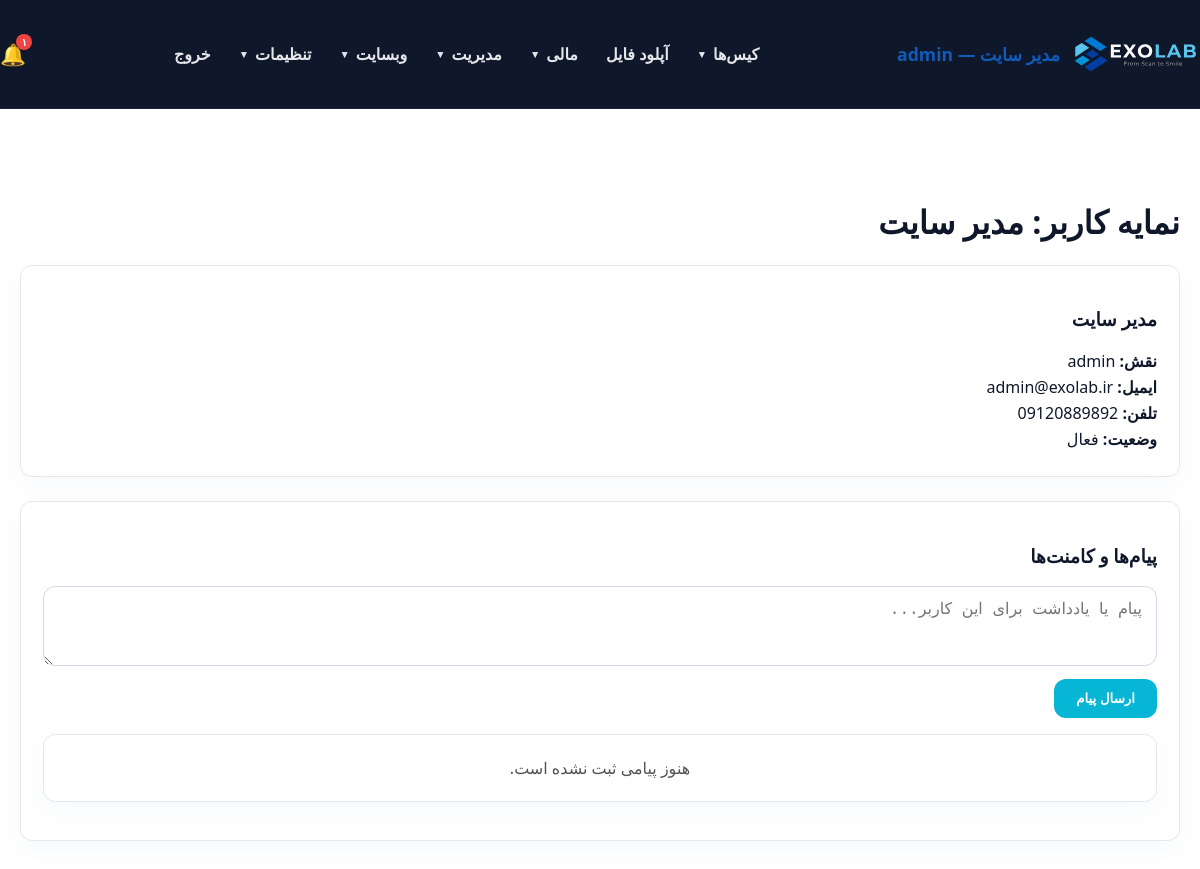
Screenshot of /panel/user_view.php?id=1 (signed in) with the database file from the repository.
### tables this page shows
CREATE TABLE `users` (
  `id` int(11) NOT NULL AUTO_INCREMENT,
  `username` varchar(100) NOT NULL,
  `password_hash` varchar(255) NOT NULL,
  `full_name` varchar(255) NOT NULL,
  `email` varchar(255) DEFAULT NULL,
  `phone` varchar(20) DEFAULT NULL,
  `role` enum('admin','doctor','staff','secretary','designer','technician','operator','powder','courier','finance','outsource_lab','customer_lab','partner_lab','clinic','branch_admin') NOT NULL DEFAULT 'staff',
  `branch_id` int(11) DEFAULT NULL,
  `clinic_id` int(11) DEFAULT NULL,
  `lab_id` int(11) DEFAULT NULL,
  `is_designer` tinyint(1) NOT NULL DEFAULT 0,
  `is_default_designer` tinyint(1) NOT NULL DEFAULT 0,
  `active` tinyint(1) DEFAULT 1,
  `last_login` datetime DEFAULT NULL,
  `created_at` datetime DEFAULT current_timestamp(),
  `updated_at` datetime DEFAULT current_timestamp() ON UPDATE current_timestamp(),
  `notes` text DEFAULT NULL,
  PRIMARY KEY (`id`),
  UNIQUE KEY `username` (`username`),
  KEY `idx_users_clinic_id` (`clinic_id`),
  KEY `idx_users_is_designer` (`is_designer`),
  CONSTRAINT `fk_users_clinic` FOREIGN KEY (`clinic_id`) REFERENCES `users` (`id`) ON DELETE SET NULL ON UPDATE CASCADE
);

### panel/db.php (called while the page is built, shortened)
<?php
function db() {
    static $pdo = null;
    if ($pdo === null) {
        $pdo = Connection::getInstance();
    }
    return $pdo;
}
function getUnreadNotificationCount(int $userId): int {
    $stmt = db()->prepare('SELECT COUNT(*) FROM notifications WHERE user_id = ? AND is_read = 0');
    $stmt->execute([$userId]);
    return (int) $stmt->fetchColumn();
}

### includes/helpers.php (called while the page is built, shortened)
<?php
function toPersianDigits($input) {
    $numbers = ['0','1','2','3','4','5','6','7','8','9'];
    $persian = ['۰','۱','۲','۳','۴','۵','۶','۷','۸','۹'];
    return str_replace($numbers, $persian, $input);
}

### panel/user_view.php (the view, shortened to what this page needs)
<?php
require_once __DIR__ . '/auth.php';
require_login();
$user = current_user();
$userId = !empty($_GET['id']) ? (int) $_GET['id'] : 0;
$stmt = db()->prepare('SELECT * FROM users WHERE id = ? LIMIT 1');
$stmt->execute([$userId]);
$targetUser = $stmt->fetch();
$showSensitiveContact = has_role('admin') || in_array($user['role'] ?? '', ['clinic', 'staff', 'secretary', 'technician'], true) || (has_role('doctor') && (int) $targetUser['id'] === (int) $user['id']);
panel_layout_start('نمایه کاربر: ' . $targetUser['full_name']);
?>
<div class="form-card" style="margin-bottom:24px;">
    <h3><?= htmlspecialchars($targetUser['full_name']) ?></h3>
    <p style="margin:4px 0;"><strong>نقش:</strong> <?= htmlspecialchars($targetUser['role'] ?? '—') ?></p>
    <?php if ($showSensitiveContact): ?>
        <p style="margin:4px 0;"><strong>ایمیل:</strong> <?= htmlspecialchars($targetUser['email'] ?? '—') ?></p>
        <p style="margin:4px 0;"><strong>تلفن:</strong> <?= htmlspecialchars($targetUser['phone'] ?? '—') ?></p>
    <?php else: ?>
        <p style="margin:4px 0;"><strong>ایمیل:</strong> —</p>
        <p style="margin:4px 0;"><strong>تلفن:</strong> —</p>
    <?php endif; ?>
    <p style="margin:4px 0;"><strong>وضعیت:</strong> <?= $targetUser['active'] ? 'فعال' : 'غیرفعال' ?></p>
</div>
<div class="form-card">
    <h3>پیام‌ها و کامنت‌ها</h3>
    <form method="post" action="save_comment.php" style="margin-bottom:16px;">
        <textarea name="message" rows="3" placeholder="پیام یا یادداشت برای این کاربر..." required style="width:100%;"></textarea>
        <button type="submit" class="btn" style="margin-top:8px; background:#06B6D4; color:#fff;">ارسال پیام</button>
    </form>
    <?php $userComments = getEntityComments('user', $targetUser['id']); ?>
    <?php if (!empty($userComments)): ?>
        <div style="display:flex; flex-direction:column; gap:10px;">
            <?php foreach ($userComments as $comment): ?>
                <div style="background:#f9fafb; border:1px solid #e5e7eb; border-radius:8px; padding:10px 12px;">
                    <div style="display:flex; justify-content:space-between; align-items:center; gap:8px; margin-bottom:6px; flex-wrap:wrap;">
                        <strong><?= htmlspecialchars($comment['user_name'] ?? 'کاربر') ?></strong>
                        <span style="font-size:0.8rem; color:#6b7280;"><?= toJalaliDateFormatted($comment['created_at']) ?></span>
                    </div>
                    <div style="white-space:pre-wrap; line-height:1.8;"><?= htmlspecialchars($comment['message']) ?></div>
                    <?php if ((int) $comment['user_id'] === (int) $user['id'] || has_role('admin')): ?>
                        <form method="post" action="save_comment.php" style="margin-top:8px;">
                            <?= csrf_field() ?>
                            <input type="hidden" name="action" value="delete">
                            <input type="hidden" name="comment_id" value="<?= (int) $comment['id'] ?>">
                            <button type="submit" class="btn" style="background:#fee2e2; color:#991b1b; padding:4px 10px; font-size:0.8rem;">حذف</button>
                        </form>
                    <?php endif; ?>
                </div>
            <?php endforeach; ?>
        </div>
    <?php else: ?>
        <p class="empty">هنوز پیامی ثبت نشده است.</p>
    <?php endif; ?>
</div>
<?php panel_layout_end(); ?>

### panel/auth.php (shortened to what this page needs)
<?php
require_once __DIR__ . '/db.php';
require_once __DIR__ . '/../includes/helpers.php';
function current_user() {
    static $user = null;
    if ($user !== null) return $user;
    $stmt = db()->prepare('SELECT * FROM users WHERE id = ? AND active = 1 LIMIT 1');
    $stmt->execute([(int)$_SESSION[USER_SESSION_KEY]]);
    $user = $stmt->fetch();
    return $user;
}
function is_logged_in() {
    return current_user() !== null;
}
function has_role($role) {
    $user = current_user();
    return $user && $user['role'] === $role;
}
function is_admin(): bool {
    $user = current_user();
    return $user['role'] === 'admin' || $user['role'] === 'branch_admin';
}
function is_root_admin(): bool {
    $user = current_user();
    return $user && $user['role'] === 'admin';
}
function is_branch_scoped(): bool {
    $user = current_user();
    if ($user['role'] === 'admin') return false;
    return !empty($user['branch_id']);
}
function has_permission($permission) {
    $user = current_user();
    $perms = $GLOBALS['role_permissions'][$user['role']] ?? [];
    return in_array('*', $perms) || in_array($permission, $perms);
}
function require_login() {
    if (!is_logged_in()) {
        $target = getLoginRedirectUrl();
        if ($target !== '') {
            $_SESSION['login_redirect'] = $target;
        }
        header('Location: login.php');
        exit;
    }
}
function panel_layout_start($title = 'پنل مدیریت') {
    $user = current_user();
    ?>
    <!DOCTYPE html>
    <html lang="fa" dir="rtl">
    <head>
        <link rel="stylesheet" href="../assets/css/style.css">
        <link rel="stylesheet" href="../assets/css/datatables.min.css">
    </head>
    <body>
    <header class="site-header">
        <div class="container" style="justify-content: space-between;">
            <a class="brand" href="dashboard.php">
                <img src="../assets/icons/EXOLAB_LOGO_HORIZENTAL.svg" alt="EXOLAB" class="site-logo">
                <span><?= $user ? htmlspecialchars($user['full_name']) . ' — ' . $user['role'] : 'پنل' ?></span>
            </a>
            <nav class="site-nav" id="siteNav">
                <?php
                $navCanCases  = has_permission('view_all_cases') || has_permission('view_own_cases') || has_permission('view_assigned_cases') || has_permission('view_clinic_cases') || has_role('designer');
                $navCanUpload = $user && in_array($user['role'] ?? '', ['doctor', 'designer', 'admin', 'clinic', 'lab', 'outsource_lab', 'customer_lab', 'partner_lab'], true);
                $navCanInv    = has_permission('view_invoices') || has_permission('view_clinic_invoices') || has_permission('view_own_invoices') || is_admin();
                $navCanPay    = has_permission('view_own_payments') || has_permission('view_clinic_payments') || has_permission('view_payments') || is_admin();
                $navIsAdmin   = is_admin();
                $navIsRoot    = is_root_admin();
                ?>
                <?php if ($navCanCases): ?>
                    <div class="nav-group">
                        <button type="button" class="nav-group-toggle" onclick="toggleNavGroup(this)">کیس‌ها <span class="caret">▼</span></button>
                    </div>
                <?php endif; ?>
                <?php if ($navCanUpload): ?>
                    <a class="nav-link" href="uploads.php">آپلود فایل</a>
                <?php endif; ?>
                <?php if ($navCanInv || $navCanPay || $navIsAdmin): ?>
                    <div class="nav-group">
                        <button type="button" class="nav-group-toggle" onclick="toggleNavGroup(this)">مالی <span class="caret">▼</span></button>
                    </div>
                <?php endif; ?>
                <?php if ($navIsAdmin): ?>
                    <div class="nav-group">
                        <button type="button" class="nav-group-toggle" onclick="toggleNavGroup(this)">مدیریت <span class="caret">▼</span></button>
                    </div>
                    <div class="nav-group">
                        <button type="button" class="nav-group-toggle" onclick="toggleNavGroup(this)">وبسایت <span class="caret">▼</span></button>
                    </div>
                <?php endif; ?>
                <?php if ($navIsRoot || $user): ?>
                    <div class="nav-group">
                        <button type="button" class="nav-group-toggle" onclick="toggleNavGroup(this)">تنظیمات <span class="caret">▼</span></button>
                    </div>
                <?php endif; ?>
                <a class="nav-link" href="logout.php">خروج</a>
            </nav>
            <?php if ($user): $notifCount = getUnreadNotificationCount($user['id']); ?>
                <a href="notifications.php" class="notif-bell" style="position:relative; color:#fff; text-decoration:none; font-size:1.3rem; margin-right:10px;">
                    🔔
                    <?php if ($notifCount > 0): ?>
                        <span style="position:absolute; top:-6px; right:-6px; background:#ef4444; color:#fff; font-size:0.65rem; padding:1px 5px; border-radius:50%; font-weight:bold;"><?= toPersianDigits($notifCount > 99 ? '99+' : $notifCount) ?></span>
                    <?php endif; ?>
                </a>
            <?php endif; ?>
        </div>
    </header>
    <main class="section">
        <div class="container">
            <h2><?= htmlspecialchars($title) ?></h2>
    <?php
}
function panel_layout_end() {
    ?>
        </div>
    </main>
    </body>
    </html>
    <?php
}

### assets/css/style.css (style rules this page uses)
body { margin: 0; font-family: 'Segoe UI', Tahoma, Geneva, Verdana, sans-serif; background: #FFFFFF; color: #0F172A; direction: rtl; text-align: right; }
a { color: #0f5cba; text-decoration: none; }
.container { max-width: 1480px; margin: 0 auto; padding: 0 20px; }
.site-header { background: #0F172A; color: #ffffff; position: sticky; top: 0; z-index: 10; border-bottom: 1px solid rgba(255, 255, 255, 0.06); }
.site-header .container { display: flex; align-items: center; justify-content: space-between; flex-wrap: wrap; gap: 12px; padding: 18px 0; }
.brand { display: flex; align-items: center; gap: 12px; font-size: 1.1rem; font-weight: 700; }
.site-logo { height: 72px; display: inline-block; }
.site-nav { display: flex; align-items: center; gap: 4px; flex-wrap: wrap; }
.site-nav a, .nav-group-toggle { color: #E5E7EB; font-weight: 600; }
.nav-link { padding: 9px 12px; border-radius: 8px; text-decoration: none; transition: background .15s; }
.nav-group { position: relative; }
.nav-group-toggle { background: transparent; border: none; padding: 9px 12px; border-radius: 8px; cursor: pointer; font-size: 1rem; display: inline-flex; align-items: center; gap: 6px; font-family: inherit; }
.nav-group-toggle .caret { font-size: 0.65rem; transition: transform .2s; }
.btn { display: inline-block; background: #06B6D4; color: #0F172A; padding: 12px 22px; border-radius: 12px; margin-top: 16px; font-weight: 700; text-decoration: none; }
.section { padding: 64px 0; }
.section h2 { margin-bottom: 22px; font-size: 2rem; }
.card, .price-card, .form-card, .placeholder, .empty { background: #fff; border: 1px solid #E5E7EB; padding: 22px; border-radius: 12px; box-shadow: 0 8px 24px rgba(15, 92, 186, 0.04); }
.placeholder, .empty { text-align: center; color: #525252; }
form { margin-top: 12px; }
input, textarea, select { width: 100%; padding: 12px 14px; border: 1px solid #d2d8e7; border-radius: 12px; font-size: 1rem; box-sizing: border-box; }
button { background: #0f5cba; color: #fff; border: none; border-radius: 12px; padding: 13px 20px; font-weight: 700; cursor: pointer; }

### rows the page displays
users: full_name "مدیر سایت", role "admin", email "admin@exolab.ir", phone "09120889892"

### other values shown
toPersianDigits($notifCount > 99 ? '99+' : $notifCount) "۱"
$title "نمایه کاربر: مدیر سایت"
